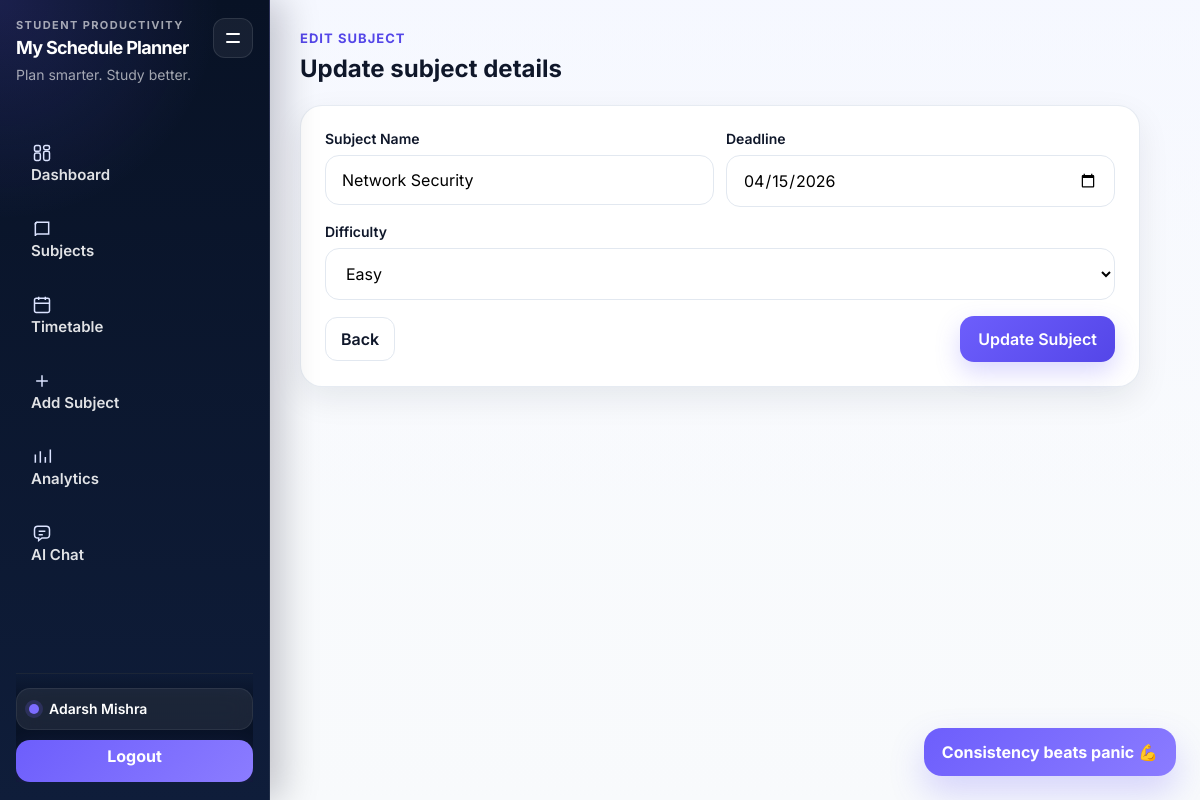
Screenshot of /edit_subject/6 (signed in) with the database file from the repository.
### tables this page shows
CREATE TABLE subjects (
        id INTEGER PRIMARY KEY AUTOINCREMENT,
        user_id INTEGER,
        name TEXT,
        deadline TEXT,
        difficulty TEXT
    );

### app.py (the view, shortened to what this page needs)
@app.route('/edit_subject/<int:subject_id>', methods=['GET', 'POST'])
@login_required
def edit_subject(subject_id: int):
    user_id = session['user_id']
    conn = get_db()
    cur = conn.cursor()
    cur.execute('SELECT * FROM subjects WHERE id=? AND user_id=?', (subject_id, user_id))
    subject = cur.fetchone()
    if not subject:
        conn.close()
        flash('Subject not found.', 'danger')
        return redirect(url_for('subjects'))
    conn.close()
    return render_template('edit_subject.html', subject=subject)

### app.py (called while the page is built)
def get_db() -> sqlite3.Connection:
    conn = sqlite3.connect(DB_PATH)
    conn.row_factory = sqlite3.Row
    conn.execute("PRAGMA journal_mode=WAL;")
    conn.execute("PRAGMA busy_timeout = 30000;")
    return conn

def login_required(view_func):
    @wraps(view_func)
    def wrapper(*args, **kwargs):
        if 'user_id' not in session:
            return redirect(url_for('login'))
        return view_func(*args, **kwargs)
    return wrapper

@app.context_processor
def inject_globals():
    return {'project_name': 'My Schedule Planner'}

### templates/edit_subject.html (shortened to what this page needs)
{% extends "base.html" %}
{% block content %}
<section class="page-header">
    <div>
        <p class="eyebrow">Edit Subject</p>
        <h2>Update subject details</h2>
    </div>
</section>
<section class="panel-card form-card">
    <form method="POST" class="app-form">
        <div class="field-grid">
            <div>
                <label>Subject Name</label>
                <input type="text" name="name" value="{{ subject['name'] }}" required>
            </div>
            <div>
                <label>Deadline</label>
                <input type="date" name="deadline" value="{{ subject['deadline'] }}" required>
            </div>
        </div>
        <div>
            <label>Difficulty</label>
            <select name="difficulty">
                <option {% if subject['difficulty']=='Easy' %}selected{% endif %}>Easy</option>
            </select>
        </div>
        <div class="form-actions">
            <a href="{{ url_for('subjects') }}" class="ghost-link">Back</a>
            <button type="submit" class="primary-btn">Update Subject</button>
        </div>
    </form>
</section>
{% endblock %}

### static/style.css (style rules this page uses)
:root { --bg: #0f172a; --panel: #ffffff; --panel-soft: #f8fafc; --border: #e2e8f0; --text: #0f172a; --muted: #64748b; --primary: #6d5efc; --primary-dark: #5446e8; --success: #16a34a; --danger: #dc2626; --warning: #f59e0b; --shadow: 0 12px 32px rgba(15, 23, 42, 0.08); }
* { box-sizing: border-box; }
html, body { margin: 0; padding: 0; font-family: 'Inter', sans-serif; color: var(--text); background: linear-gradient(180deg, #eef2ff 0%, #f8fafc 100%); }
a { color: inherit; text-decoration: none; }
button, input, select, textarea { font: inherit; }
button { cursor: pointer; }
.auth-form, .app-form { display: flex; flex-direction: column; gap: 16px; }
label { display: block; margin-bottom: 8px; font-size: 14px; font-weight: 600; }
input, select, textarea { width: 100%; border: 1px solid var(--border); background: #fff; border-radius: 14px; padding: 14px 16px; transition: 0.2s ease; outline: none; }
.primary-btn, .ghost-btn, .icon-btn, .ghost-link, .logout-link, .mini-link { transition: 0.2s ease; }
.primary-btn { display: inline-flex; align-items: center; justify-content: center; gap: 8px; border: none; color: #fff; background: linear-gradient(135deg, var(--primary), var(--primary-dark)); padding: 13px 18px; border-radius: 14px; font-weight: 600; box-shadow: 0 10px 24px rgba(109, 94, 252, 0.25); }
.ghost-btn, .ghost-link { display: inline-flex; align-items: center; justify-content: center; background: #fff; border: 1px solid var(--border); color: var(--text); padding: 11px 15px; border-radius: 12px; font-weight: 600; }
.page-header { display: flex; align-items: center; justify-content: space-between; gap: 16px; margin-bottom: 22px; }
.eyebrow { font-size: 13px; font-weight: 700; text-transform: uppercase; color: var(--primary-dark); letter-spacing: 0.08em; margin: 0 0 8px; }
.page-header h2, .section-head h3, .subject-card h3, .topic-row h4, .task-main h4 { margin: 0; }
.stat-card, .panel-card, .subject-card, .empty-state { background: var(--panel); border: 1px solid rgba(226, 232, 240, 0.85); border-radius: 22px; box-shadow: var(--shadow); }
.panel-card { padding: 24px; }
.task-title-row, .meta-row, .subject-top, .subject-actions, .task-actions, .topic-actions, .form-actions, .field-grid { display: flex; gap: 12px; }
.task-title-row, .subject-top, .form-actions { justify-content: space-between; align-items: center; }
.form-card { max-width: 840px; }
.field-grid { display: grid; grid-template-columns: repeat(2, minmax(0, 1fr)); }
:root { --sidebar-bg-1: #081225; --sidebar-bg-2: #0f1d3a; --sidebar-border: rgba(255, 255, 255, 0.08); --sidebar-text: rgba(255, 255, 255, 0.88); --sidebar-muted: rgba(255, 255, 255, 0.62); --sidebar-hover: rgba(255, 255, 255, 0.08); --sidebar-active: linear-gradient(135deg, rgba(109, 94, 252, 0.22), rgba(124, 108, 255, 0.14)); --sidebar-glow: 0 14px 28px rgba(109, 94, 252, 0.18); }

### rows the page displays
subjects: name "Network Security", deadline "04/15/2026", difficulty "Easy"

### other values shown
{{ project_name }} "My Schedule Planner"
{{ session.get('user_name', 'Student') }} "Adarsh Mishra"
